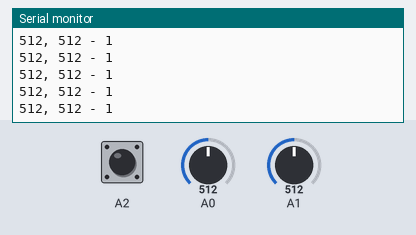
Bench run of a sketch on a simulated Arduino Uno, built with avr-gcc and run on an emulated ATmega328P. Parts: the last lines printed to the serial monitor. The test bench sets the inputs (shaded band); at power-on: A0 = 512, A1 = 512, A2 HIGH.

Above: at 1.2 s.
1.3 s: A0 set to 107
At 2.4 s:
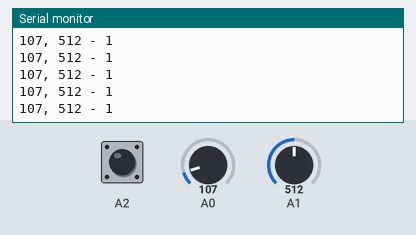
4.3 s: A0 set to 93
At 4.9 s:
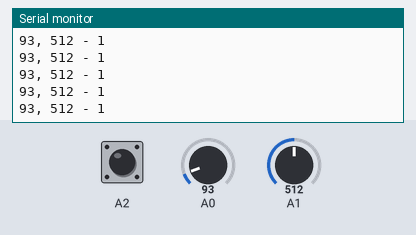
5.8 s: A1 set to 981
At 6.9 s:
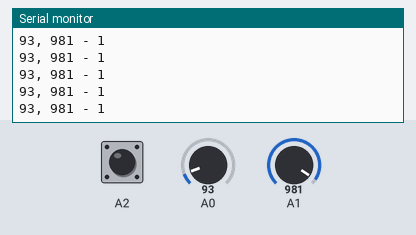
7.3 s: A1 set to 1011
At 8.1 s:
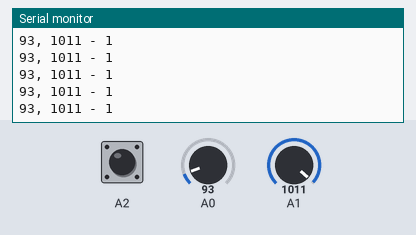
Timing chart, 0 to 10.3 s (numbered marks = the images above; inputs shaded):
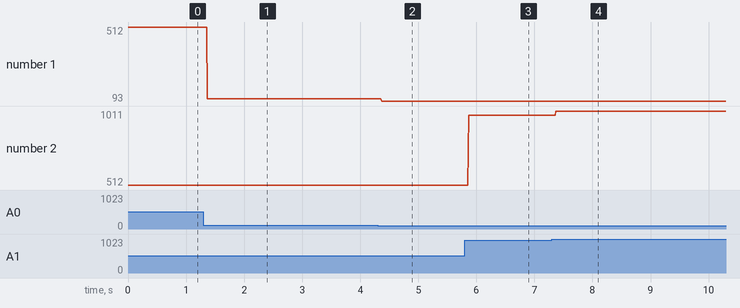

The sketch:

Joystick.ino
```cpp
void setup() {
  // put your setup code here, to run once:
  pinMode(A0, INPUT);
  pinMode(A1, INPUT);
  pinMode(A2, INPUT_PULLUP);
  Serial.begin(9600);
}

void loop() {
  // put your main code here, to run repeatedly:
  int x = analogRead(A0);
  int y = analogRead(A1);
  int sw = digitalRead(A2);
  Serial.print(x);
  Serial.print(", ");
  Serial.print(y);
  Serial.print(" - ");
  Serial.println(sw);
}
```

Measured:
- after the input at 1.3 s, the serial monitor: prints a new line after 0.07 s (image 1)
- after the input at 4.3 s, the serial monitor: prints a new line after 0.07 s (image 2)
- after the input at 5.8 s, the serial monitor: prints a new line after 0.07 s (image 3)
- after the input at 7.3 s, the serial monitor: prints a new line after 0.07 s (image 4)
- plotted number 1: 512 → 107 after the input at 1.3 s, 107 → 93 after the input at 4.3 s
- plotted number 2: 512 → 981 after the input at 5.8 s, 981 → 1011 after the input at 7.3 s
